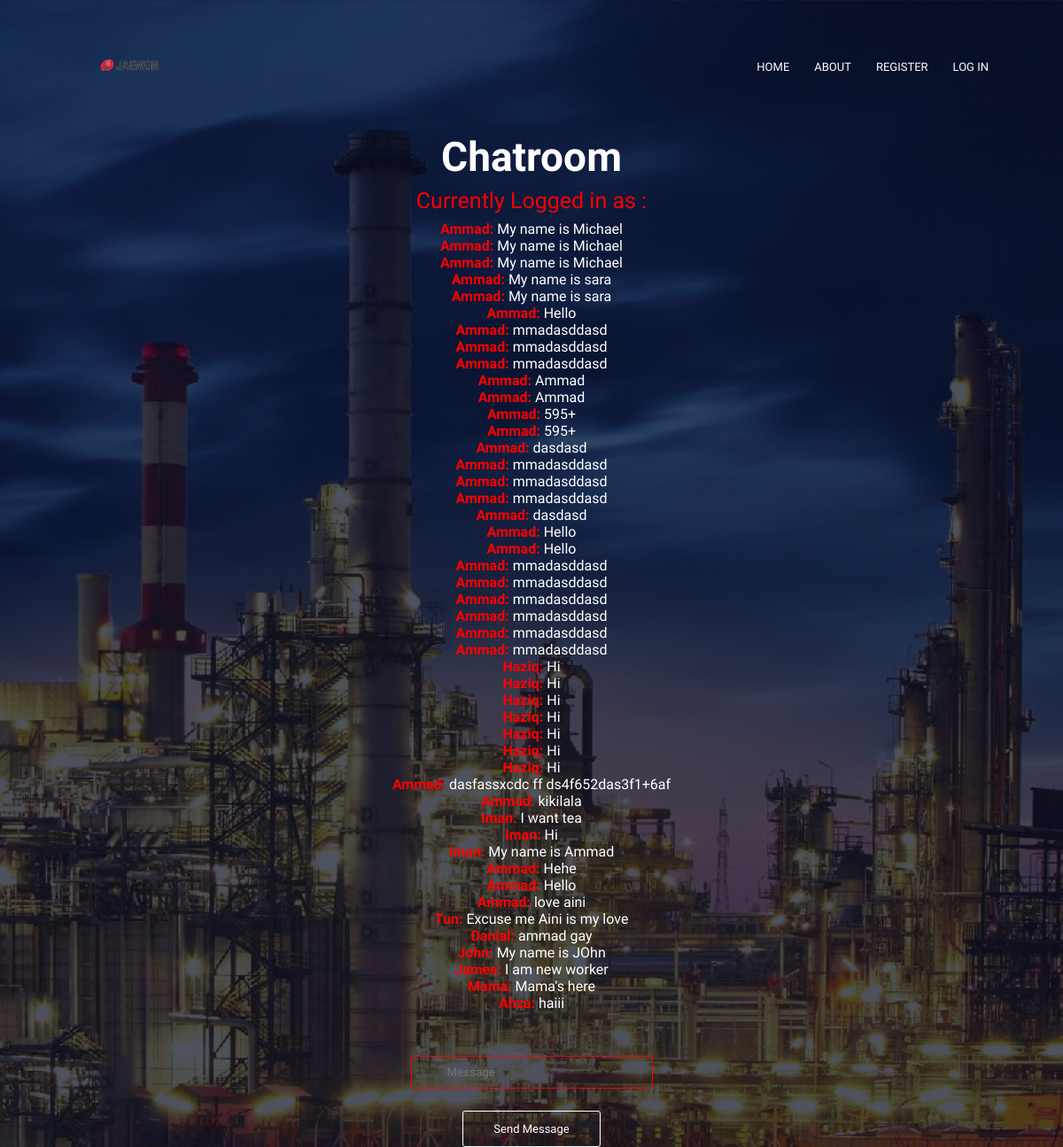
The page /message on the database as committed earlier.
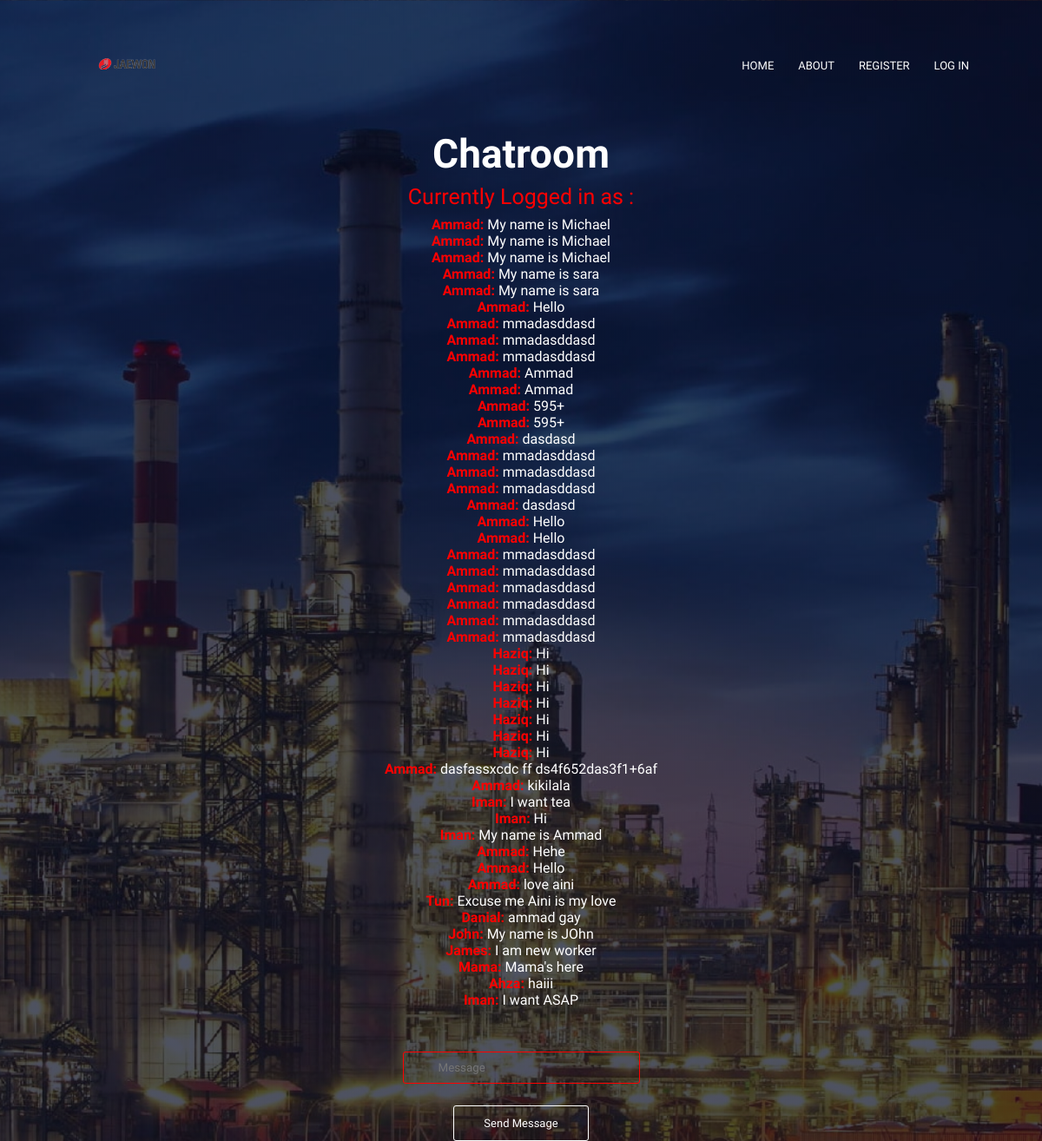
The same page on the database as committed later.
### tables this page shows
CREATE TABLE message (
    id INTEGER,
    user_id INTEGER,
    message TEXT,
    PRIMARY KEY(id),
    FOREIGN KEY(user_id) REFERENCES users(id)
);

CREATE TABLE users (
    id INTEGER,
    username TEXT NOT NULL,
    hash TEXT,
    PRIMARY KEY(id)
);

### app.py (the view)
@app.route("/message", methods =["POST", "GET"])
def message():
    if request.method == "POST":
        if session.get("user_id") is None:
            return redirect("/login")
        db.execute("INSERT INTO message (user_id, message) VALUES (?, ?)", session["user_id"], request.form.get("message"))
        return redirect("/")
    if request.method == "GET":
        usernames = db.execute("SELECT username from users;")
        MESSAGES = db.execute("select username,message from users, message where users.id = message.user_id;")
        return render_template("chatroom.html", messages = MESSAGES, usernames=usernames)

### templates/chatroom.html (shortened to what this page needs)
{% extends "layout.html" %}
{% block main %}
<h1>Chatroom</h1>
<p style="color: red;">Currently Logged in as : {{current_user}} </p>
{% for jinja_var in messages %}
    <b style="color: red">{{ jinja_var["username"] }}:</b> {{ jinja_var["message"] }} <br>
{% endfor %}
<form action="/message" method="post" class="login-form">
    <div>
        <input required class="namenpass-box" type="text" placeholder="Message" name="message" id="message">
    </div>
    <div>
        <button class="hero-btn submit-btn" type="submit" name="submit">Send Message</button>
    </div>
</form>
{% endblock %}

### templates/layout.html (shortened to what this page needs)
<!DOCTYPE html>
<html lang="en">
<head>
    <link rel="stylesheet" href="/static/styles3.css">
    <link rel="stylesheet" href="https://stackpath.bootstrapcdn.com/font-awesome/4.7.0/css/font-awesome.min.css">
</head>
<body>
<section class="login-header">
    <nav>
        <a href="/test4">
            <img src="/static/jaewon.png">
        </a>
        <div class="nav-links" id="navLinks">
            <ul>
                <li><a href="/test4">HOME</a></li>
                <li><a href="/about">ABOUT</a></li>
                {% if session["user_id"] %}
                    <li><a class="hero-btn" href="/">Chatroom</a></li>
                    <li><a class="hero-btn" href="/logout">Logout Here</a></li>
                {% else %}
                    <li><a href="/register">REGISTER</a></li>
                    <li><a href="/login">LOG IN</a></li>
                {% endif %}
            </ul>
        </div>
    </nav>
    {% block main %}{% endblock %}
</section>
</body>
</html>

### static/styles3.css (style rules this page uses)
* { margin: 0; padding: 0; font-family: 'Josefin Sans', sans-serif; }
nav { display: flex; padding: 2% 6%; justify-content: space-between; align-items: center; }
nav img { width: 150px; }
.nav-links { flex: 1; text-align: right; }
.nav-links ul li { list-style: none; display: inline-block; padding: 8px 12px; position: relative; }
.nav-links ul li a { color: #fff; text-decoration: none; font-size: 13px; }
.nav-links ul li a::after { content:''; height: 2px; width: 0%; background: red; display: block; margin: auto; transition: 0.3s; }
.hero-btn { display: inline-block; color: #fff; text-decoration: none; border: 1px solid #fff; padding: 12px 34px; font-size: 13px; background: transparent; position: relative; cursor: pointer; border-radius: 3px; }
h1 { font-size: 46px; font-weight: 600; }
p { color: black; font-size: 25px; font-weight: 300; line-height: 25px; padding: 10px; }
.login-header { min-height: 100vh; width: 100%; background-image: linear-gradient(rgba(4, 9, 30, 0.7),rgba(4, 9, 30, 0.7)),url(/static/back.jpg); background-position: center; background-size: cover; position: relative; text-align: center; color: white; }
.login-form { margin-top: 50px; }
.namenpass-box { padding:10px 40px; background: transparent; border: 1px solid red; border-radius: 3px; color: white; margin-bottom: 5px; }
.submit-btn { margin-top: 20px; }

Rows that differ between the two databases and show on the page:
added message: username "Iman", message "I want ASAP"
